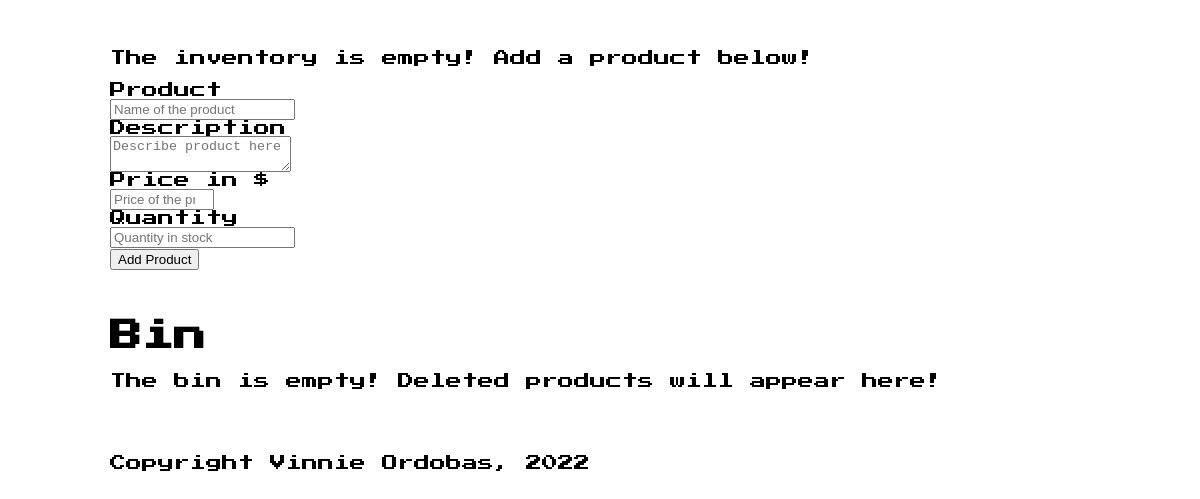
Before: / with the older database file.
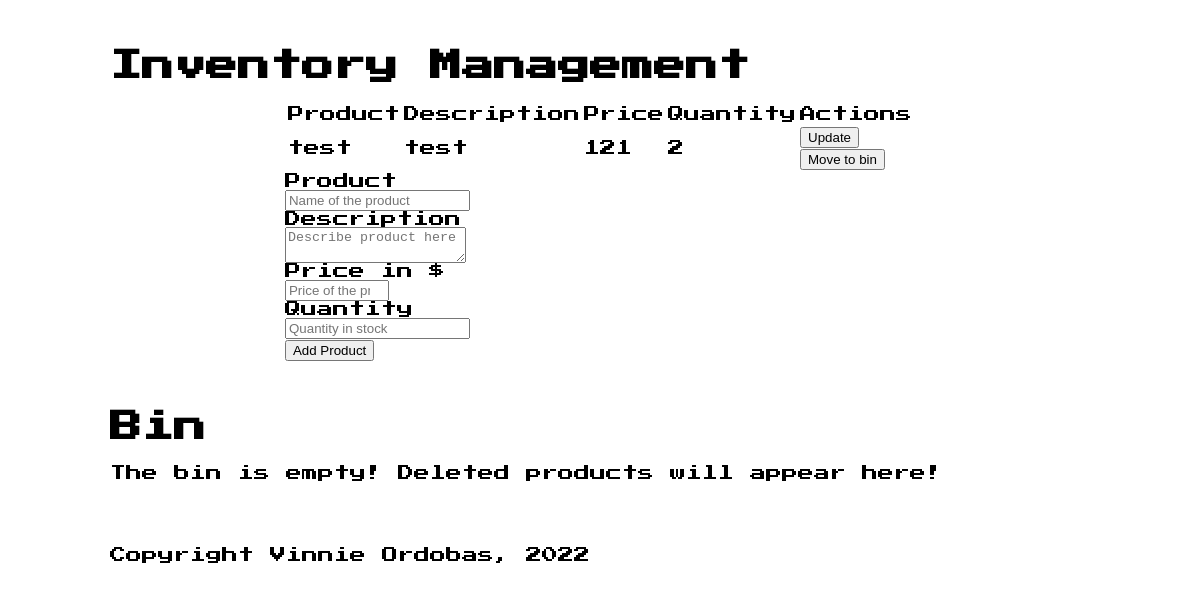
After: the same page with the newer database file.
### app.py (models this page shows, shortened)
class Inventory(db.Model):
    id = db.Column(db.Integer, primary_key=True)
    name = db.Column(db.String(80), nullable=False)
    description = db.Column(db.String(80), nullable=True)
    price = db.Column(db.Integer, nullable=False)
    quantity = db.Column(db.Integer, default=1)
    date_created = db.Column(db.DateTime, default=datetime.utcnow)

### app.py (the view)
@app.route('/', methods=['GET', 'POST'])
def index():
    if request.method == 'POST':
        name = request.form['product_name']
        description = request.form['description']
        price = request.form['price']
        quantity = request.form['quantity']
        new_product = Inventory(name=name, description=description, price=price, quantity=quantity)
        try:
            db.session.add(new_product)
            db.session.commit()
            return redirect('/')
        except:
            return 'There was an issue adding your product'
    else:
        products = Inventory.query.order_by(Inventory.date_created).all()
        deleted_products = DeletedInventory.query.order_by(DeletedInventory.date_created).all()
        return render_template("index.html", products=products, deleted_products = deleted_products)

### templates/index.html (shortened to what this page needs)
{% extends 'base.html' %}
{% block body %}
    <div class="container">
        <div class="nes-container with-title is-centered">
            {% if products|length < 1 %}
            <p class="nes-balloon from-left nes-pointer">
                The inventory is empty! Add a product below!
            </p>
            {% else %}
            <h1 class="title">Inventory Management</h1>
            <div class="table">
                <div class="nes-table-responsive">
                    <table class="nes-table is-bordered is-centered">
                        <thead>
                        <tr>
                            <td>Product</td>
                            <td>Description</td>
                            <td>Price</td>
                            <td>Quantity</td>
                            <td>Actions</td>
                        </tr>
                        </thead>
                        <tbody>
                        {% for product in products %}
                            <tr>
                                <td>{{ product.name }}</td>
                                <td>{{ product.description }}</td>
                                <td>{{ product.price }}</td>
                                <td>{{ product.quantity }}</td>
                                <td>
                                    <button type="button" class="nes-btn is-primary" onclick="document.getElementById('dialog-rounded-update-product-{{ product.id }}').showModal();">
                                        Update
                                    </button>
                                    <br>
                                    <button type="button" class="nes-btn is-error" onclick="document.getElementById('dialog-rounded-delete-product-{{ product.id }}').showModal();">
                                        Move to bin
                                    </button>
                                </td>
                            </tr>
                        {% endfor %}
                        </tbody>
                    </table>
                {% endif %}
                    <div class="nes-field">
                        <form action="/" method="POST">
                            <label for="product_name">Product</label>
                            <br>
                            <input type="text" name="product_name" id="product_name" placeholder="Name of the product" class="nes-input" required>
                            <br>
                            <label for="description">Description</label>
                            <br>
                            <textarea rols="10" col="200" name="description" id="description" placeholder="Describe product here" class="nes-textarea" required></textarea>
                            <br>
                            <label for="product">Price in $</label>
                            <br>
                            <input type="number" name="price" id="price" placeholder="Price of the product" class="nes-input" min="0.00" max="10000.00" step="0.01" required>
                            <br>
                            <label for="quantity">Quantity</label>
                            <br>
                            <input type="number" name="quantity" id="quantity" placeholder="Quantity in stock" class="nes-input" required>
                            <br>
                            <button type="submit" value="Add Product" class="nes-btn is-success">Add Product</button>
                        </form>
                    </div>
                </div>
            </div>
        </div>
        <div class="container">
            <div class="nes-container with-title is-centered">
                <h1 class="title">Bin</h1>
                {% if deleted_products|length < 1 %}
                <p class="nes-balloon from-left nes-pointer">
                    The bin is empty! Deleted products will appear here!
                {% endif %}
            </div>
        </div>
    </div>
    <div class="container">
        <div class="nes-container is-centered">
            <p>Copyright Vinnie Ordobas, 2022</p>
        </div>
    </div>
{% endblock %}

Changed rows visible on the page:
added Inventory: name "test", description "test", price "121", quantity "2"
Other visible differences:
text no longer shown: "The inventory is empty! Add a product below!"
text now shown: "Inventory Management Product Description Price Quantity Actions"
